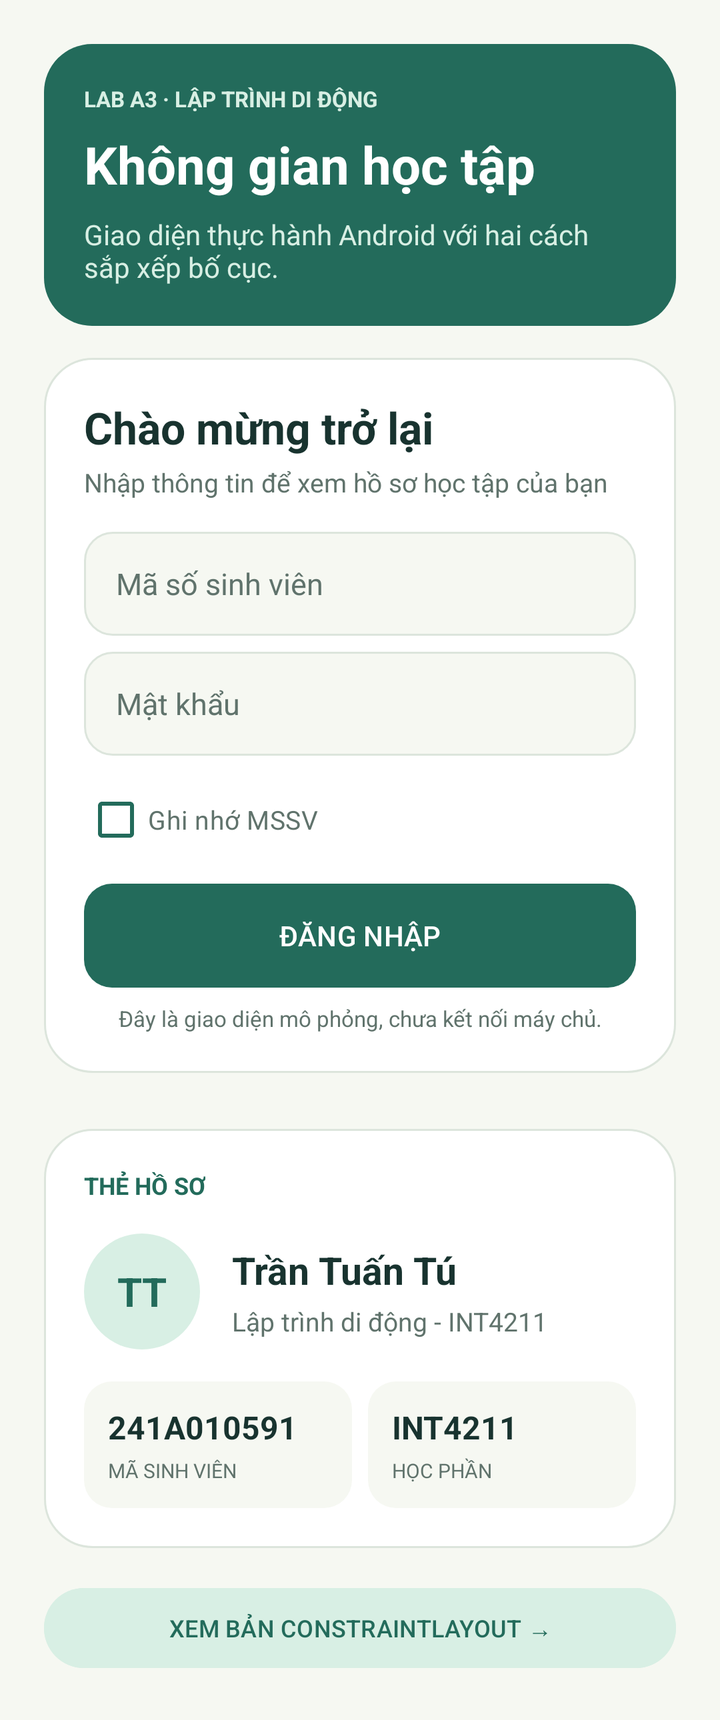
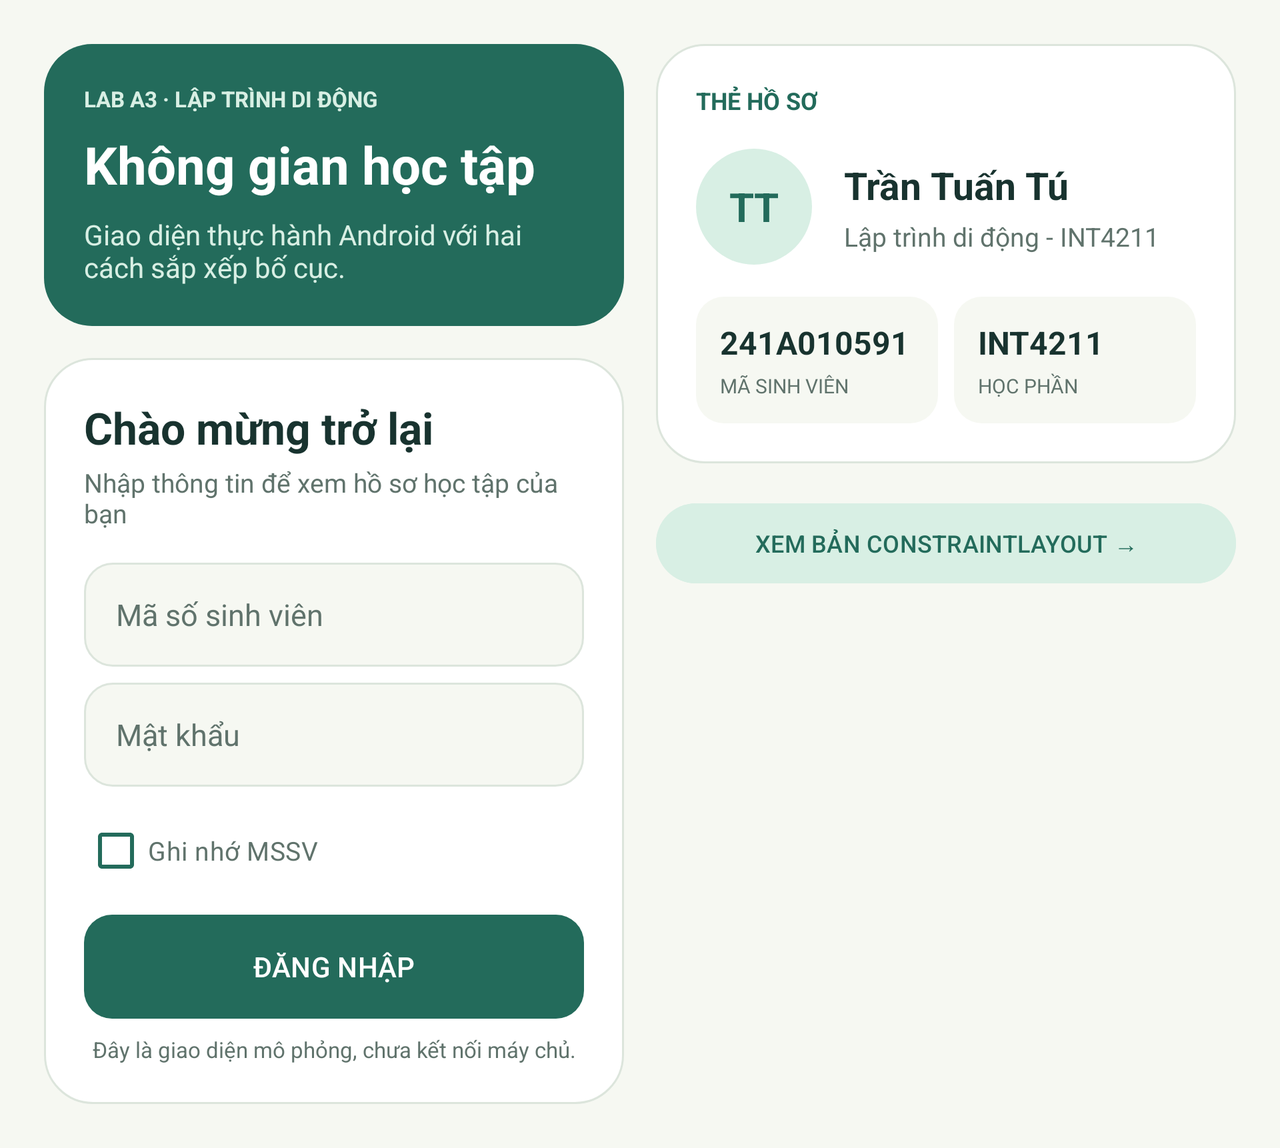

First picture: res/layout/ on a phone held upright. Second picture: the repository's own variant of that layout, on a device whose configuration matches the variant's folder. Source for both follows.
<!-- AndroidManifest.xml: application theme Theme.A3Tu -->
<!-- res/layout/activity_main.xml -->
<ScrollView xmlns:android="http://schemas.android.com/apk/res/android"
    android:layout_width="match_parent" android:layout_height="match_parent"
    android:fillViewport="true" android:background="@color/paper">
    <LinearLayout android:layout_width="match_parent" android:layout_height="wrap_content"
        android:orientation="vertical" android:padding="@dimen/page_margin">
        <LinearLayout
            android:layout_width="match_parent"
            android:layout_height="wrap_content"
            android:background="@drawable/bg_header"
            android:orientation="vertical"
            android:padding="@dimen/card_padding">
            <TextView android:layout_width="wrap_content" android:layout_height="wrap_content"
                android:text="@string/hero_eyebrow" android:textColor="@color/mint"
                android:textSize="11sp" android:textStyle="bold" />
            <TextView android:layout_width="match_parent" android:layout_height="wrap_content"
                android:layout_marginTop="@dimen/gap_small" android:text="@string/hero_title"
                android:textColor="@color/white" android:textSize="26sp" android:textStyle="bold" />
            <TextView android:layout_width="match_parent" android:layout_height="wrap_content"
                android:layout_marginTop="@dimen/gap_small" android:text="@string/hero_description"
                android:textColor="@color/mint" android:textSize="14sp" />
        </LinearLayout>
        <LinearLayout
            android:layout_width="match_parent"
            android:layout_height="wrap_content"
            android:layout_marginTop="@dimen/gap_medium"
            android:background="@drawable/bg_card"
            android:orientation="vertical"
            android:padding="@dimen/card_padding">
            <TextView android:layout_width="match_parent" android:layout_height="wrap_content"
                android:text="@string/login_heading" android:textColor="@color/ink"
                android:textSize="22sp" android:textStyle="bold" />
            <TextView android:layout_width="match_parent" android:layout_height="wrap_content"
                android:layout_marginTop="4dp" android:text="@string/login_caption"
                android:textColor="@color/secondary_text" android:textSize="13sp" />
            <EditText
                android:id="@+id/edtStudentId"
                android:layout_width="match_parent" android:layout_height="52dp"
                android:layout_marginTop="@dimen/gap_medium"
                android:background="@drawable/bg_input"
                android:hint="@string/student_id_hint"
                android:inputType="textCapCharacters"
                android:paddingStart="16dp" android:paddingEnd="16dp"
                android:singleLine="true" android:textColor="@color/ink"
                android:textColorHint="@color/secondary_text" android:textSize="15sp" />
            <EditText
                android:id="@+id/edtPassword"
                android:layout_width="match_parent" android:layout_height="52dp"
                android:layout_marginTop="@dimen/gap_small"
                android:background="@drawable/bg_input"
                android:hint="@string/password_hint"
                android:inputType="textPassword"
                android:paddingStart="16dp" android:paddingEnd="16dp"
                android:singleLine="true" android:textColor="@color/ink"
                android:textColorHint="@color/secondary_text" android:textSize="15sp" />
            <CheckBox
                android:id="@+id/cbRemember"
                android:layout_width="match_parent" android:layout_height="wrap_content"
                android:layout_marginTop="@dimen/gap_small"
                android:buttonTint="@color/forest" android:text="@string/remember_me"
                android:textColor="@color/secondary_text" android:textSize="13sp" />
            <Button
                android:id="@+id/btnLogin"
                android:layout_width="match_parent" android:layout_height="52dp"
                android:layout_marginTop="@dimen/gap_small"
                android:background="@drawable/bg_button" android:text="@string/login_button"
                android:textColor="@color/white" android:textSize="14sp" />
            <TextView android:layout_width="match_parent" android:layout_height="wrap_content"
                android:layout_marginTop="@dimen/gap_small" android:gravity="center"
                android:text="@string/demo_notice" android:textColor="@color/secondary_text"
                android:textSize="11sp" />
        </LinearLayout>
        <LinearLayout android:layout_width="match_parent" android:layout_height="wrap_content"
            android:layout_marginTop="@dimen/gap_large" android:orientation="vertical">
            <include layout="@layout/view_profile_card" />
        <Button android:id="@+id/btnConstraintDemo"
            android:layout_width="match_parent" android:layout_height="wrap_content"
            android:layout_marginTop="@dimen/gap_medium"
            android:backgroundTint="@color/mint" android:text="@string/layout_button"
            android:textColor="@color/forest" android:textSize="12sp" />
        </LinearLayout>
    </LinearLayout>
</ScrollView>
<!-- res/layout/view_profile_card.xml (included above) -->
<LinearLayout xmlns:android="http://schemas.android.com/apk/res/android"
    android:layout_width="match_parent"
    android:layout_height="wrap_content"
    android:background="@drawable/bg_card"
    android:orientation="vertical"
    android:padding="@dimen/card_padding">

    <TextView
        android:layout_width="wrap_content"
        android:layout_height="wrap_content"
        android:text="@string/profile_caption"
        android:textColor="@color/forest"
        android:textSize="12sp"
        android:textStyle="bold" />

    <LinearLayout
        android:layout_width="match_parent"
        android:layout_height="wrap_content"
        android:layout_marginTop="@dimen/gap_medium"
        android:gravity="center_vertical"
        android:orientation="horizontal">

        <TextView
            android:layout_width="58dp"
            android:layout_height="58dp"
            android:background="@drawable/bg_avatar"
            android:gravity="center"
            android:text="@string/avatar_initials"
            android:textColor="@color/forest"
            android:textSize="20sp"
            android:textStyle="bold" />

        <LinearLayout
            android:layout_width="0dp"
            android:layout_height="wrap_content"
            android:layout_marginStart="@dimen/gap_medium"
            android:layout_weight="1"
            android:orientation="vertical">
            <TextView
                android:layout_width="match_parent"
                android:layout_height="wrap_content"
                android:text="@string/student_name"
                android:textColor="@color/ink"
                android:textSize="19sp"
                android:textStyle="bold" />
            <TextView
                android:layout_width="match_parent"
                android:layout_height="wrap_content"
                android:layout_marginTop="4dp"
                android:text="@string/class_name"
                android:textColor="@color/secondary_text"
                android:textSize="13sp" />
        </LinearLayout>
    </LinearLayout>

    <LinearLayout
        android:layout_width="match_parent"
        android:layout_height="wrap_content"
        android:layout_marginTop="@dimen/gap_medium"
        android:orientation="horizontal">
        <LinearLayout
            android:layout_width="0dp"
            android:layout_height="wrap_content"
            android:layout_marginEnd="@dimen/gap_small"
            android:layout_weight="1"
            android:background="@drawable/bg_stat"
            android:orientation="vertical"
            android:padding="12dp">
            <TextView android:layout_width="wrap_content" android:layout_height="wrap_content"
                android:text="@string/student_id_value" android:textColor="@color/ink"
                android:textSize="16sp" android:textStyle="bold" />
            <TextView android:layout_width="wrap_content" android:layout_height="wrap_content"
                android:layout_marginTop="4dp" android:text="@string/student_id_label"
                android:textColor="@color/secondary_text" android:textSize="10sp" />
        </LinearLayout>
        <LinearLayout
            android:layout_width="0dp"
            android:layout_height="wrap_content"
            android:layout_weight="1"
            android:background="@drawable/bg_stat"
            android:orientation="vertical"
            android:padding="12dp">
            <TextView android:layout_width="wrap_content" android:layout_height="wrap_content"
                android:text="@string/course_value" android:textColor="@color/ink"
                android:textSize="16sp" android:textStyle="bold" />
            <TextView android:layout_width="wrap_content" android:layout_height="wrap_content"
                android:layout_marginTop="4dp" android:text="@string/course_label"
                android:textColor="@color/secondary_text" android:textSize="10sp" />
        </LinearLayout>
    </LinearLayout>
</LinearLayout>
<!-- resources referenced by this layout -->
<resources>
  <color name="forest">#236B5B</color>
  <color name="ink">#18332F</color>
  <color name="mint">#D8EFE4</color>
  <color name="paper">#F6F8F2</color>
  <color name="secondary_text">#60736C</color>
  <color name="white">#FFFFFF</color>
  <dimen name="card_padding">20dp</dimen>
  <dimen name="gap_large">28dp</dimen>
  <dimen name="gap_medium">16dp</dimen>
  <dimen name="gap_small">8dp</dimen>
  <dimen name="page_margin">22dp</dimen>
  <!-- drawable bg_avatar (drawable) -->
  <shape xmlns:android="http://schemas.android.com/apk/res/android" android:shape="rectangle">
      <solid android:color="#D8EFE4" />
      <corners android:radius="100dp" />
      
  </shape>
  <!-- drawable bg_button (drawable) -->
  <shape xmlns:android="http://schemas.android.com/apk/res/android" android:shape="rectangle">
      <solid android:color="#236B5B" />
      <corners android:radius="14dp" />
      
  </shape>
  <!-- drawable bg_card (drawable) -->
  <shape xmlns:android="http://schemas.android.com/apk/res/android" android:shape="rectangle">
      <solid android:color="#FFFFFF" />
      <corners android:radius="24dp" />
      <stroke android:color="#DCE5DC" android:width="1dp" />
  </shape>
  <!-- drawable bg_header (drawable) -->
  <shape xmlns:android="http://schemas.android.com/apk/res/android" android:shape="rectangle">
      <solid android:color="#236B5B" />
      <corners android:radius="24dp" />
      
  </shape>
  <!-- drawable bg_input (drawable) -->
  <shape xmlns:android="http://schemas.android.com/apk/res/android" android:shape="rectangle">
      <solid android:color="#F6F8F2" />
      <corners android:radius="14dp" />
      <stroke android:color="#DCE5DC" android:width="1dp" />
  </shape>
  <!-- drawable bg_stat (drawable) -->
  <shape xmlns:android="http://schemas.android.com/apk/res/android" android:shape="rectangle">
      <solid android:color="#F6F8F2" />
      <corners android:radius="14dp" />
      
  </shape>
  <string name="avatar_initials">TT</string>
  <string name="class_name">Lập trình di động - INT4211</string>
  <string name="course_label">HỌC PHẦN</string>
  <string name="course_value">INT4211</string>
  <string name="demo_notice">Đây là giao diện mô phỏng, chưa kết nối máy chủ.</string>
  <string name="hero_description">Giao diện thực hành Android với hai cách sắp xếp bố cục.</string>
  <string name="hero_eyebrow">LAB A3 · LẬP TRÌNH DI ĐỘNG</string>
  <string name="hero_title">Không gian học tập</string>
  <string name="layout_button">XEM BẢN CONSTRAINTLAYOUT  →</string>
  <string name="login_button">ĐĂNG NHẬP</string>
  <string name="login_caption">Nhập thông tin để xem hồ sơ học tập của bạn</string>
  <string name="login_heading">Chào mừng trở lại</string>
  <string name="password_hint">Mật khẩu</string>
  <string name="profile_caption">THẺ HỒ SƠ</string>
  <string name="remember_me">Ghi nhớ MSSV</string>
  <string name="student_id_hint">Mã số sinh viên</string>
  <string name="student_id_label">MÃ SINH VIÊN</string>
  <string name="student_id_value">241A010591</string>
  <string name="student_name">Trần Tuấn Tú</string>
  <style name="Theme.A3Tu" parent="Theme.Material3.DayNight.NoActionBar">
          <item name="colorPrimary">@color/forest</item>
          <item name="android:statusBarColor">@color/forest</item>
          <item name="android:navigationBarColor">@color/paper</item>
          <item name="android:windowLightNavigationBar">true</item>
          <item name="android:windowBackground">@color/paper</item>
      </style>
</resources>
<!-- res/layout-land/activity_main.xml (the repository's variant of the layout above) -->
<!-- drawn on the phone turned sideways -->
<ScrollView xmlns:android="http://schemas.android.com/apk/res/android"
    android:layout_width="match_parent" android:layout_height="match_parent"
    android:fillViewport="true" android:background="@color/paper">
    <LinearLayout android:layout_width="match_parent" android:layout_height="wrap_content"
        android:orientation="horizontal" android:padding="@dimen/page_margin">
        <LinearLayout android:layout_width="0dp" android:layout_height="wrap_content"
            android:layout_weight="1" android:orientation="vertical">
            <LinearLayout
            android:layout_width="match_parent"
            android:layout_height="wrap_content"
            android:background="@drawable/bg_header"
            android:orientation="vertical"
            android:padding="@dimen/card_padding">
            <TextView android:layout_width="wrap_content" android:layout_height="wrap_content"
                android:text="@string/hero_eyebrow" android:textColor="@color/mint"
                android:textSize="11sp" android:textStyle="bold" />
            <TextView android:layout_width="match_parent" android:layout_height="wrap_content"
                android:layout_marginTop="@dimen/gap_small" android:text="@string/hero_title"
                android:textColor="@color/white" android:textSize="26sp" android:textStyle="bold" />
            <TextView android:layout_width="match_parent" android:layout_height="wrap_content"
                android:layout_marginTop="@dimen/gap_small" android:text="@string/hero_description"
                android:textColor="@color/mint" android:textSize="14sp" />
        </LinearLayout>
            <LinearLayout
            android:layout_width="match_parent"
            android:layout_height="wrap_content"
            android:layout_marginTop="@dimen/gap_medium"
            android:background="@drawable/bg_card"
            android:orientation="vertical"
            android:padding="@dimen/card_padding">
            <TextView android:layout_width="match_parent" android:layout_height="wrap_content"
                android:text="@string/login_heading" android:textColor="@color/ink"
                android:textSize="22sp" android:textStyle="bold" />
            <TextView android:layout_width="match_parent" android:layout_height="wrap_content"
                android:layout_marginTop="4dp" android:text="@string/login_caption"
                android:textColor="@color/secondary_text" android:textSize="13sp" />
            <EditText
                android:id="@+id/edtStudentId"
                android:layout_width="match_parent" android:layout_height="52dp"
                android:layout_marginTop="@dimen/gap_medium"
                android:background="@drawable/bg_input"
                android:hint="@string/student_id_hint"
                android:inputType="textCapCharacters"
                android:paddingStart="16dp" android:paddingEnd="16dp"
                android:singleLine="true" android:textColor="@color/ink"
                android:textColorHint="@color/secondary_text" android:textSize="15sp" />
            <EditText
                android:id="@+id/edtPassword"
                android:layout_width="match_parent" android:layout_height="52dp"
                android:layout_marginTop="@dimen/gap_small"
                android:background="@drawable/bg_input"
                android:hint="@string/password_hint"
                android:inputType="textPassword"
                android:paddingStart="16dp" android:paddingEnd="16dp"
                android:singleLine="true" android:textColor="@color/ink"
                android:textColorHint="@color/secondary_text" android:textSize="15sp" />
            <CheckBox
                android:id="@+id/cbRemember"
                android:layout_width="match_parent" android:layout_height="wrap_content"
                android:layout_marginTop="@dimen/gap_small"
                android:buttonTint="@color/forest" android:text="@string/remember_me"
                android:textColor="@color/secondary_text" android:textSize="13sp" />
            <Button
                android:id="@+id/btnLogin"
                android:layout_width="match_parent" android:layout_height="52dp"
                android:layout_marginTop="@dimen/gap_small"
                android:background="@drawable/bg_button" android:text="@string/login_button"
                android:textColor="@color/white" android:textSize="14sp" />
            <TextView android:layout_width="match_parent" android:layout_height="wrap_content"
                android:layout_marginTop="@dimen/gap_small" android:gravity="center"
                android:text="@string/demo_notice" android:textColor="@color/secondary_text"
                android:textSize="11sp" />
        </LinearLayout>
        </LinearLayout>
        <LinearLayout android:layout_width="0dp" android:layout_height="wrap_content"
            android:layout_marginStart="@dimen/gap_medium" android:layout_weight="1"
            android:orientation="vertical">
            <include layout="@layout/view_profile_card" />
        <Button android:id="@+id/btnConstraintDemo"
            android:layout_width="match_parent" android:layout_height="wrap_content"
            android:layout_marginTop="@dimen/gap_medium"
            android:backgroundTint="@color/mint" android:text="@string/layout_button"
            android:textColor="@color/forest" android:textSize="12sp" />
        </LinearLayout>
    </LinearLayout>
</ScrollView>
<!-- resources referenced by the variant -->
<!-- as the phone turned sideways resolves them -->
<resources>
  <color name="forest">#236B5B</color>
  <color name="ink">#18332F</color>
  <color name="mint">#D8EFE4</color>
  <color name="paper">#F6F8F2</color>
  <color name="secondary_text">#60736C</color>
  <color name="white">#FFFFFF</color>
  <dimen name="card_padding">20dp</dimen>
  <dimen name="gap_medium">16dp</dimen>
  <dimen name="gap_small">8dp</dimen>
  <dimen name="page_margin">22dp</dimen>
  <!-- drawable bg_avatar (drawable) -->
  <shape xmlns:android="http://schemas.android.com/apk/res/android" android:shape="rectangle">
      <solid android:color="#D8EFE4" />
      <corners android:radius="100dp" />
      
  </shape>
  <!-- drawable bg_button (drawable) -->
  <shape xmlns:android="http://schemas.android.com/apk/res/android" android:shape="rectangle">
      <solid android:color="#236B5B" />
      <corners android:radius="14dp" />
      
  </shape>
  <!-- drawable bg_card (drawable) -->
  <shape xmlns:android="http://schemas.android.com/apk/res/android" android:shape="rectangle">
      <solid android:color="#FFFFFF" />
      <corners android:radius="24dp" />
      <stroke android:color="#DCE5DC" android:width="1dp" />
  </shape>
  <!-- drawable bg_header (drawable) -->
  <shape xmlns:android="http://schemas.android.com/apk/res/android" android:shape="rectangle">
      <solid android:color="#236B5B" />
      <corners android:radius="24dp" />
      
  </shape>
  <!-- drawable bg_input (drawable) -->
  <shape xmlns:android="http://schemas.android.com/apk/res/android" android:shape="rectangle">
      <solid android:color="#F6F8F2" />
      <corners android:radius="14dp" />
      <stroke android:color="#DCE5DC" android:width="1dp" />
  </shape>
  <!-- drawable bg_stat (drawable) -->
  <shape xmlns:android="http://schemas.android.com/apk/res/android" android:shape="rectangle">
      <solid android:color="#F6F8F2" />
      <corners android:radius="14dp" />
      
  </shape>
  <string name="avatar_initials">TT</string>
  <string name="class_name">Lập trình di động - INT4211</string>
  <string name="course_label">HỌC PHẦN</string>
  <string name="course_value">INT4211</string>
  <string name="demo_notice">Đây là giao diện mô phỏng, chưa kết nối máy chủ.</string>
  <string name="hero_description">Giao diện thực hành Android với hai cách sắp xếp bố cục.</string>
  <string name="hero_eyebrow">LAB A3 · LẬP TRÌNH DI ĐỘNG</string>
  <string name="hero_title">Không gian học tập</string>
  <string name="layout_button">XEM BẢN CONSTRAINTLAYOUT  →</string>
  <string name="login_button">ĐĂNG NHẬP</string>
  <string name="login_caption">Nhập thông tin để xem hồ sơ học tập của bạn</string>
  <string name="login_heading">Chào mừng trở lại</string>
  <string name="password_hint">Mật khẩu</string>
  <string name="profile_caption">THẺ HỒ SƠ</string>
  <string name="remember_me">Ghi nhớ MSSV</string>
  <string name="student_id_hint">Mã số sinh viên</string>
  <string name="student_id_label">MÃ SINH VIÊN</string>
  <string name="student_id_value">241A010591</string>
  <string name="student_name">Trần Tuấn Tú</string>
  <style name="Theme.A3Tu" parent="Theme.Material3.DayNight.NoActionBar">
          <item name="colorPrimary">@color/forest</item>
          <item name="android:statusBarColor">@color/forest</item>
          <item name="android:navigationBarColor">@color/paper</item>
          <item name="android:windowLightNavigationBar">true</item>
          <item name="android:windowBackground">@color/paper</item>
      </style>
</resources>
